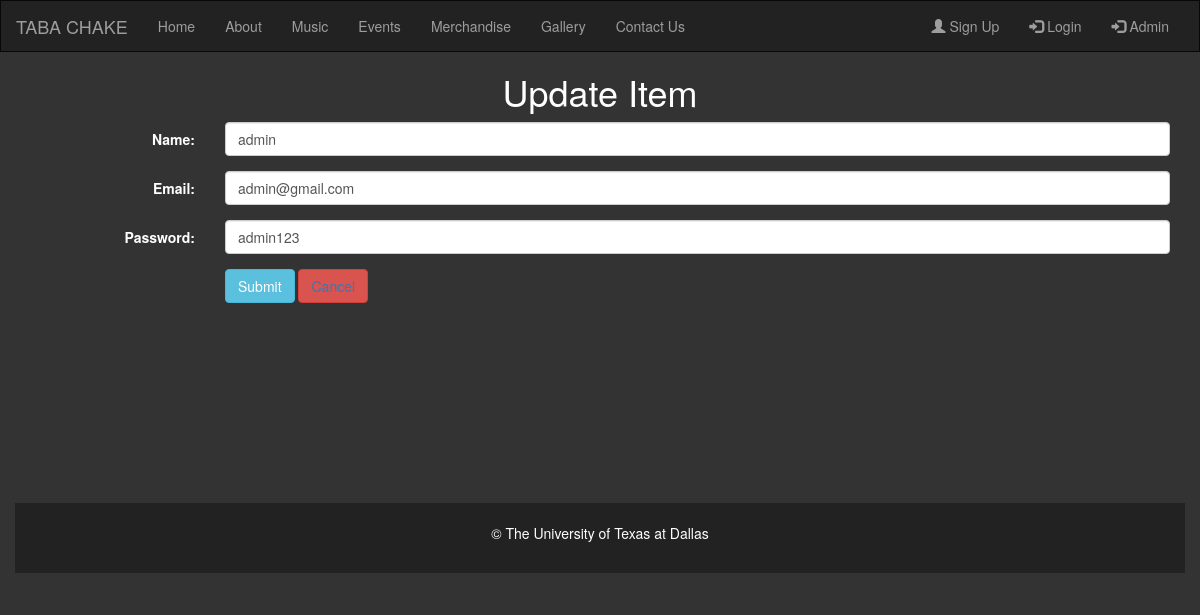
Page /ArtistPortfolio/admin_update_user.php?user_id=1 on the committed database.
### tables this page shows
CREATE TABLE `user` (
  `user_id` int(100) NOT NULL,
  `name` varchar(100) NOT NULL,
  `email` varchar(100) NOT NULL,
  `password` varchar(100) NOT NULL
);

### ArtistPortfolio/admin_update_user.php (the view, shortened to what this page needs)
<?php
include "header.php";
$user_id = $_GET['user_id'];
$connection = mysqli_connect("localhost", "root", "","portfolio");
$query = "SELECT * FROM user where user_id='".$user_id."'";
$result = mysqli_query($connection, $query);
$user_id = $user_name = $user_email = $user_password = "";
while($row = mysqli_fetch_array($result)){
  $user_name = $row['name'];
  $user_email = $row['email'];
  $user_password = $row['password'];
}
?>
<div class="container">
  <h1 class="text-center">Update Item</h1>
  <form class="form-horizontal" action="admin_update_user_insert.php" method="post" enctype="multipart/form-data">
    <div class="form-group">
      <label class="control-label col-sm-2" for="name">Name:</label>
      <div class="col-sm-10">
        <input type="name" class="form-control" name="name"  id="name" placeholder="Enter Item Name" value="<?php echo $user_name; ?>">
      </div>
    </div>
    <div class="form-group">
      <label class="control-label col-sm-2" for="email">Email:</label>
      <div class="col-sm-10">
        <input type="email" class="form-control" name="email" id="email" placeholder="Enter Item Email" value="<?php echo $user_email; ?>">
      </div>
    </div>
    <div class="form-group">
      <label class="control-label col-sm-2" for="password">Password:</label>
      <div class="col-sm-10">
        <input type="" class="form-control" name="password" id="password" placeholder="Enter Item Password" value="<?php echo $user_password; ?>">
      </div>
    </div>
    <div class="form-group">
      <div class="col-sm-offset-2 col-sm-10">
        <button type="submit" class="btn btn-info">Submit</button>
        <button class="btn btn-danger"><a href="/">Cancel</a></button>
  </div>
<?php
include "footer.php";
?>

### rows in the picture
user: name "admin", email "admin@gmail.com", password "admin123"
